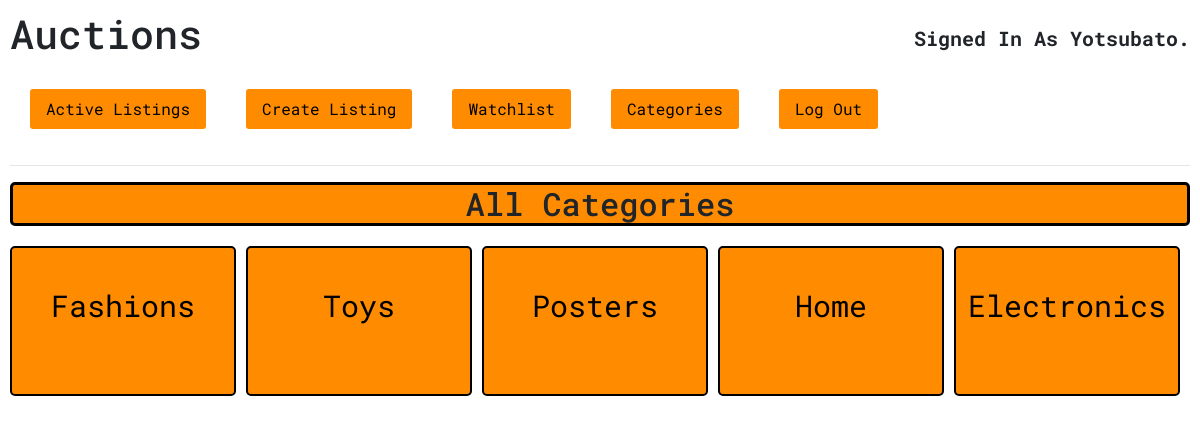
Page /categories (signed in) on the committed database.
### auctions/models.py (models this page shows)
class User(AbstractUser):
    pass

class category(models.Model):
	cate = models.CharField(max_length=64)

### auctions/views.py (the view)
# urls.py: path("categories", views.categories, name="categories"),
@login_required
def categories(request):
    categories = category.objects.all()
    return render(request, "auctions/categories.html",{
        "categories":categories
        })

### auctions/templates/auctions/categories.html
{% extends "auctions/layout.html" %}
{% block body %}
<h2>All Categories</h2>
<div class="all_cate">
	{% for category in categories %}
	<div class="cate"><a href="{% url 'all_cate' category.cate %}">{{category.cate}}</a></div>
{% endfor %}
</div>
{% endblock %}

### auctions/templates/auctions/layout.html (shortened to what this page needs)
{% load static %}
<!DOCTYPE html>
<html lang="en">
    <head>
        <link rel="stylesheet" href="https://stackpath.bootstrapcdn.com/bootstrap/4.4.1/css/bootstrap.min.css">
        <link href="{% static 'auctions/styles.css' %}" rel="stylesheet">
    </head>
    <body>
        <div class="auction_intro">
            <h1>Auctions</h1>
        <div>
            {% if user.is_authenticated %}
                <p>Signed in as <strong>{{ user.username }}</strong>.</p>
            {% else %}
                <p>Not signed in.</p>
            {% endif %}
        </div>
        </div>
        <ul class="nav">
            <li class="nav-item">
                <a class="nav-link" href="{% url 'index' %}">Active Listings</a>
            </li>
            {% if user.is_authenticated %}
                <li class="nav-item">
                    <a class="nav-link" href="{% url 'create' %}">Create Listing</a>
                </li>
                <li class="nav-item">
                    <a class="nav-link" href="{% url 'watchlist' %}">Watchlist</a>
                </li>
                <li class="nav-item">
                    <a class="nav-link" href="{% url 'categories' %}">Categories</a>
                </li>
                <li class="nav-item">
                    <a class="nav-link" href="{% url 'logout' %}">Log Out</a>
                </li>
            {% endif %}
        </ul>
        <hr>
        {% block body %}
        {% endblock %}
    </body>
</html>

### auctions/static/auctions/styles.css (style rules this page uses)
body { padding: 10px; font-family: 'Roboto Mono', monospace; }
.auction_intro { display: flex; justify-content: space-between; font-family: 'Roboto Mono', monospace; }
a { color: black; }
.auction_intro div p { margin-top:13px; }
.auction_intro h1 { margin-bottom: 0px; }
h2 { background-color: darkorange; border: 3px solid black; text-align: center; border-radius: 5px; }
.nav li { background-color: darkorange; margin: 20px; text-align: center; border-radius: 3px; }
.nav-link { color:black; }
p { font-weight: bolder; text-transform: capitalize; font-size: 20px; }
.all_cate { display: flex; margin-top: 20px; }
.cate { background-color: darkorange; border:2px solid black; margin-bottom: 10px; margin-right: 10px; text-align: center; font-size:30px; width: 300px; height:150px; align-self: center; padding-top:35px; border-radius: 5px; }

### rows in the picture
User: username "Yotsubato"
category: cate "Fashions"
category: cate "Toys"
category: cate "Posters"
category: cate "Home"
category: cate "Electronics"
